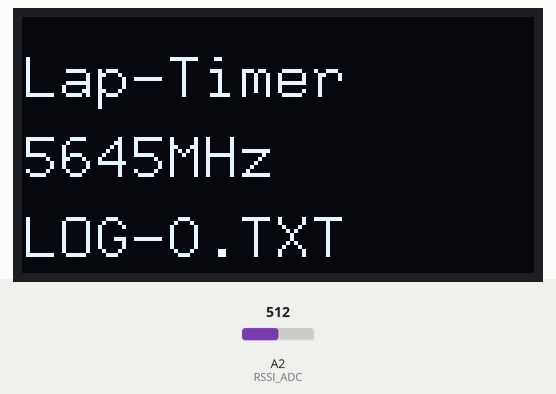
The sketch below on a simulated Arduino Uno, built with avr-gcc and run on an emulated ATmega328P. On the bench: 128×64 one-colour display. Inputs (shaded band) come from the test bench; at power-on: A2 (RSSI_ADC) = 512. Storage starts empty.

Above: at 0.4 s.
At 4.5 s:
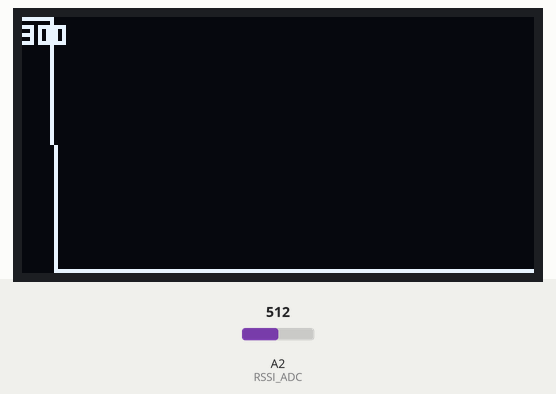
4.6 s: A2 (RSSI_ADC) set to 290
At 4.92 s:
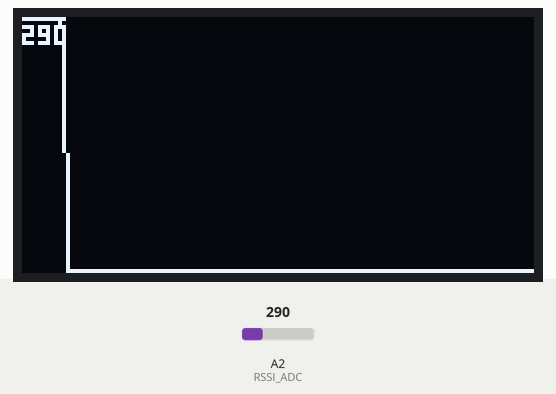
6.3 s: A2 (RSSI_ADC) set to 306
At 6.6 s:
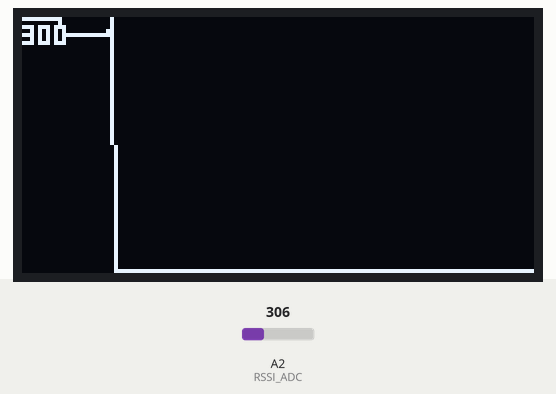
8.0 s: A2 (RSSI_ADC) set to 122
At 8.3 s:
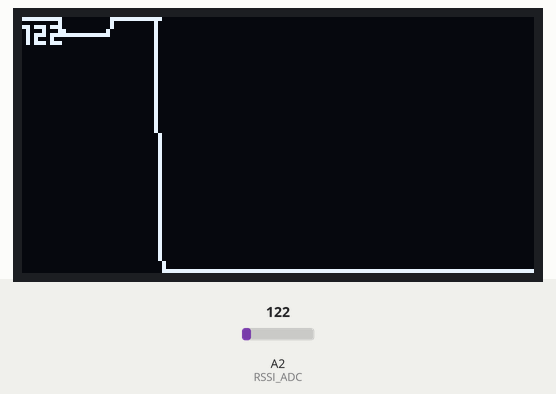

The sketch:

arduino-rx5808-testing.ino
```cpp
/*
 * arduino-rx5808-testing
 *
 * Hardware:
 * - 128x64 I2C OLED display connected to TWI (A4 & A5)
 * - RX5808 with SPI mod, connected to D4-D6 (CH1-CH3) and A2 (RSSI)
 * - SD Card reader connected to same SPI bus, chip select on D10
 *
 * SPI and RX5808 code taken from:
 * https://github.com/voroshkov/Chorus-RF-Laptimer
 */
#include "U8glib.h"

#include <SD.h>

// --------------------------------------------------------

// Constants for band selection
#define RX_BAND_R 0
#define RX_BAND_A 1
#define RX_BAND_B 2
#define RX_BAND_E 3
#define RX_BAND_F 4
#define RX_BAND_D 5

// Constants for channel selection
#define RX_CHAN_1 0
#define RX_CHAN_2 1
#define RX_CHAN_3 2
#define RX_CHAN_4 3
#define RX_CHAN_5 4
#define RX_CHAN_6 5
#define RX_CHAN_7 6
#define RX_CHAN_8 7

// Selected band & channel
#define RX_BAND RX_BAND_E
#define RX_CHAN RX_CHAN_4

// Display pixel dimensions
#define WIDTH 128
#define HEIGHT 64

// ADC & GPIO pin configuration
#define RSSI_ADC A2
#define SPI_DATA_PIN 4
#define SPI_SS_PIN 5
#define SPI_CLOCK_PIN 6
#define SD_CS_PIN 10

// Upper and lower bound for RSSI value displayed on OLED
#define RSSI_MIN 100
#define RSSI_MAX 300

// Number of ADC reads (averaged) per iteration
#define ADC_AVERAGE_READS 5

// CSV filename prefix and extension
#define LOG_FILE_NAME_BEGIN "LOG-"
#define LOG_FILE_NAME_END ".TXT"

// --------------------------------------------------------

const uint16_t channelTable[] PROGMEM = {
    // Channel 1 - 8
    0x281D, 0x288F, 0x2902, 0x2914, 0x2987, 0x2999, 0x2A0C, 0x2A1E, // Raceband
    0x2A05, 0x299B, 0x2991, 0x2987, 0x291D, 0x2913, 0x2909, 0x289F, // Band A
    0x2903, 0x290C, 0x2916, 0x291F, 0x2989, 0x2992, 0x299C, 0x2A05, // Band B
    0x2895, 0x288B, 0x2881, 0x2817, 0x2A0F, 0x2A19, 0x2A83, 0x2A8D, // Band E
    0x2906, 0x2910, 0x291A, 0x2984, 0x298E, 0x2998, 0x2A02, 0x2A0C, // Band F / Airwave
    0x2609, 0x261C, 0x268E, 0x2701, 0x2713, 0x2786, 0x2798, 0x280B // Band D / 5.3
};

const uint16_t channelFreqTable[] PROGMEM = {
    // Channel 1 - 8
    5658, 5695, 5732, 5769, 5806, 5843, 5880, 5917, // Raceband
    5865, 5845, 5825, 5805, 5785, 5765, 5745, 5725, // Band A
    5733, 5752, 5771, 5790, 5809, 5828, 5847, 5866, // Band B
    5705, 5685, 5665, 5645, 5885, 5905, 5925, 5945, // Band E
    5740, 5760, 5780, 5800, 5820, 5840, 5860, 5880, // Band F / Airwave
    5362, 5399, 5436, 5473, 5510, 5547, 5584, 5621 // Band D / 5.3
};

void SERIAL_SENDBIT1() {
    digitalWrite(SPI_CLOCK_PIN, LOW);
    delayMicroseconds(1);

    digitalWrite(SPI_DATA_PIN, HIGH);
    delayMicroseconds(1);
    digitalWrite(SPI_CLOCK_PIN, HIGH);
    delayMicroseconds(1);

    digitalWrite(SPI_CLOCK_PIN, LOW);
    delayMicroseconds(1);
}

void SERIAL_SENDBIT0() {
    digitalWrite(SPI_CLOCK_PIN, LOW);
    delayMicroseconds(1);

    digitalWrite(SPI_DATA_PIN, LOW);
    delayMicroseconds(1);
    digitalWrite(SPI_CLOCK_PIN, HIGH);
    delayMicroseconds(1);

    digitalWrite(SPI_CLOCK_PIN, LOW);
    delayMicroseconds(1);
}

void SERIAL_ENABLE_LOW() {
    delayMicroseconds(1);
    digitalWrite(SPI_SS_PIN, LOW);
    delayMicroseconds(1);
}

void SERIAL_ENABLE_HIGH() {
    delayMicroseconds(1);
    digitalWrite(SPI_SS_PIN, HIGH);
    delayMicroseconds(1);
}

void setChannelModule(uint8_t channel, uint8_t band) {
    uint8_t i;
    uint16_t channelData;

    channelData = pgm_read_word_near(channelTable + channel + (8 * band));

    // bit bang out 25 bits of data
    // Order: A0-3, !R/W, D0-D19
    // A0=0, A1=0, A2=0, A3=1, RW=0, D0-19=0
    SERIAL_ENABLE_HIGH();
    delayMicroseconds(1);
    SERIAL_ENABLE_LOW();

    SERIAL_SENDBIT0();
    SERIAL_SENDBIT0();
    SERIAL_SENDBIT0();
    SERIAL_SENDBIT1();

    SERIAL_SENDBIT0();

    // remaining zeros
    for (i = 20; i > 0; i--) {
        SERIAL_SENDBIT0();
    }

    // Clock the data in
    SERIAL_ENABLE_HIGH();
    delayMicroseconds(1);
    SERIAL_ENABLE_LOW();

    // Second is the channel data from the lookup table
    // 20 bytes of register data are sent, but the MSB 4 bits are zeros
    // register address = 0x1, write, data0-15=channelData data15-19=0x0
    SERIAL_ENABLE_HIGH();
    SERIAL_ENABLE_LOW();

    // Register 0x1
    SERIAL_SENDBIT1();
    SERIAL_SENDBIT0();
    SERIAL_SENDBIT0();
    SERIAL_SENDBIT0();

    // Write to register
    SERIAL_SENDBIT1();

    // D0-D15
    //   note: loop runs backwards as more efficent on AVR
    for (i = 16; i > 0; i--) {
        // Is bit high or low?
        if (channelData & 0x1) {
            SERIAL_SENDBIT1();
        }
        else {
            SERIAL_SENDBIT0();
        }
        // Shift bits along to check the next one
        channelData >>= 1;
    }

    // Remaining D16-D19
    for (i = 4; i > 0; i--) {
        SERIAL_SENDBIT0();
    }

    // Finished clocking data in
    SERIAL_ENABLE_HIGH();
    delayMicroseconds(1);

    digitalWrite(SPI_SS_PIN, LOW);
    digitalWrite(SPI_CLOCK_PIN, LOW);
    digitalWrite(SPI_DATA_PIN, LOW);
}

// --------------------------------------------------------

File logFile;
bool enableLogging = false;
String logStatus;

void initSD(void) {
    if (!SD.begin(SD_CS_PIN)) {
        return;
    }

    // search for any previously created files and open new one following them
    File rootF = SD.open("/");
    int maxNum = -1;
    while (true) {
        File entry = rootF.openNextFile();

        // Stop file search, there are none left
        if (!entry) {
            break;
        }

        // Don't recurse into subdirectories
        if (entry.isDirectory()) {
            continue;
        }

        String file = entry.name();
        if (file.startsWith(LOG_FILE_NAME_BEGIN) && file.endsWith(LOG_FILE_NAME_END)) {
            // starts with "rssi-log-" and ends with ".txt", get part in the middle
            String num = file.substring(String(LOG_FILE_NAME_BEGIN).length(), file.length() - String(LOG_FILE_NAME_END).length());
            int n = num.toInt();
            if (n > maxNum) maxNum = n;
        }

        entry.close();
    }

    maxNum += 1;

    String fileName = String(LOG_FILE_NAME_BEGIN) + String(maxNum) + String(LOG_FILE_NAME_END);
    logFile = SD.open(fileName.c_str(), FILE_WRITE);
    if (logFile) {
        enableLogging = true;
        logStatus = fileName;
    } else {
        enableLogging = false;
        logStatus = String("SD Error");
    }
}

// --------------------------------------------------------

U8GLIB_SSD1306_128X64 u8g(U8G_I2C_OPT_NONE);

int x = 0;
int values[WIDTH];

void draw_plot(int rssiRaw) {
    // draw lines connecting all data plots
    for (int i = 1; i < WIDTH; i++) {
        u8g.drawLine(i - 1, values[i - 1], i, values[i]);
    }

    // show a single pixel to indicate current position
    u8g.drawPixel(x, 0);

    // draw current value as string in upper right corner
    u8g.setFont(u8g_font_blipfest_07);
    u8g.drawStr(0, 7, String(rssiRaw).c_str());
}

void draw_splash(void) {
    u8g.setFont(u8g_font_9x18);
    u8g.drawStr(0, 20, "Lap-Timer");

    uint16_t channelFreq = pgm_read_word_near(channelFreqTable + RX_CHAN + (8 * RX_BAND));
    String freq = String(channelFreq) + "MHz";
    u8g.drawStr(0, 40, freq.c_str());

    u8g.drawStr(0, 60, logStatus.c_str());
}

void setup(void) {
    pinMode(SPI_SS_PIN, OUTPUT);
    pinMode(SPI_DATA_PIN, OUTPUT);
    pinMode(SPI_CLOCK_PIN, OUTPUT);

    //Serial.begin(115200);

    // Set RX channel
    setChannelModule(RX_CHAN, RX_BAND);

    // Clear data buffer
    for (int i = 0; i < WIDTH; i++) {
        values[i] = HEIGHT - 1;
    }

    // Initialize SD card logging
    initSD();

    // Show splash screen
    u8g.firstPage();
    do {
        draw_splash();
    } while(u8g.nextPage());

    delay(3000);
}

void loop(void) {
    // Read average RSSI value
    int rssi = 0;
    for (int i = 0; i < ADC_AVERAGE_READS; i++) {
        rssi += analogRead(RSSI_ADC);
    }
    rssi = rssi / ADC_AVERAGE_READS;

    // Write to SD card
    if (enableLogging) {
        String sd = String(millis()) + ", " + String(rssi);
        logFile.println(sd);
        logFile.flush();
    }

    // Map RSSI value into plot buffer
    if (rssi < RSSI_MIN) rssi = RSSI_MIN;
    if (rssi > RSSI_MAX) rssi = RSSI_MAX;
    values[x] = map(rssi, RSSI_MIN, RSSI_MAX, HEIGHT - 1, 0);

    // Draw updated graph
    u8g.firstPage();
    do {
        draw_plot(rssi);
    } while(u8g.nextPage());

    // Increase data buffer pointer
    x++;
    if (x >= WIDTH) {
        x = 0;
    }
}
```

Measured:
- what the display in image 0 shows lasts 3.1 s, from 0.3 s to 3.4 s
